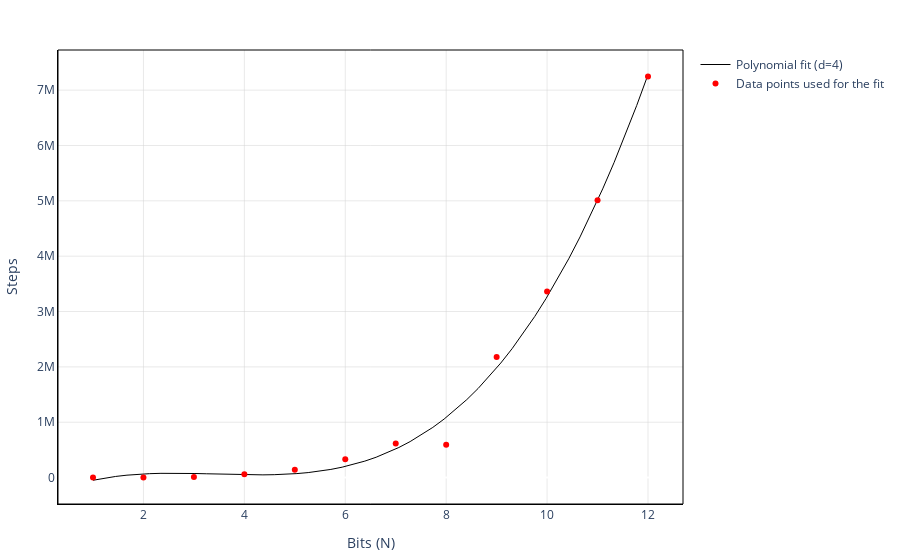

The code cell stored with this chart in its notebook:
### Markdown cell above
As in the previous cases, we can proceed to perform the polynomial fit.

### Code cell
fit_digits = df.get("Input decimal")
fit_steps = df.get("Iterations")

coef = np.polyfit(fit_digits,fit_steps,4)
poly1d_fn = np.poly1d(coef) 

fit_y=[]
fit_x = np.linspace((np.array(fit_digits)).min(),(np.array(fit_digits)).max(),num=50)
for value in fit_x:
    p = poly1d_fn(value)
    fit_y.append(p)

Fig = go.Figure(
    data=[go.Scatter(x=list(fit_x), y= fit_y, mode='lines',line=dict(width=1), name = 'Polynomial fit (d=4)', marker_color = "black"),
          go.Scatter(x=fit_digits, y= fit_steps, mode='markers', name = 'Data points used for the fit', marker_color = "red"),]
)
Fig.update_layout(
    xaxis_title="Bits (N)",
    yaxis_title="Steps",
    xaxis=dict(linecolor='black', linewidth=1),
    yaxis=dict(linecolor='black', linewidth=1),
    margin=dict(l=50, r=50, b=50, t=50),
    plot_bgcolor='white',
    shapes=[
        dict(
            type='rect',
            xref='paper', yref='paper',
            x0=0, y0=0,
            x1=1, y1=1,
            line=dict(color='black', width=1)
        )
    ]
)
Fig.update_layout(xaxis=dict(showgrid=True, gridcolor='lightgray', gridwidth=0.5), 
                  yaxis=dict(showgrid=True, gridcolor='lightgray', gridwidth=0.5))
Fig.show()

### Figure 1 — Plotly figure (JSON) as saved in the notebook; plotly's stock layout.template omitted (floating-point values rounded to 4 significant figures)
{"data": [{"line": {"width": 1}, "marker": {"color": "black"}, "mode": "lines", "name": "Polynomial fit (d=4)", "type": "scatter", "x": [1, 1.224, 1.449, 1.673, 1.898, 2.122, 2.347, 2.571, 2.796, 3.02, 3.245, 3.469, 3.694, 3.918, 4.143, 4.367, 4.592, 4.816, 5.041, 5.265, 5.49, 5.714, 5.939, 6.163, 6.388, 6.612, 6.837, 7.061, 7.286, 7.51, 7.735, 7.959, 8.184, 8.408, 8.633, 8.857, 9.082, 9.306, 9.531, 9.755, 9.98, 10.2, 10.43, 10.65, 10.88, 11.1, 11.33, 11.55, 11.78, 12], "y": [-48380.0, -9837.0, 20500.0, 43460.0, 59900.0, 70660.0, 76570.0, 78480.0, 77210.0, 73600.0, 68480.0, 62680.0, 57020.0, 52320.0, 49410.0, 49100.0, 52210.0, 59550.0, 71940.0, 90190.0, 115100.0, 147500.0, 188100.0, 237800.0, 297400.0, 367600.0, 449300.0, 543200.0, 650200.0, 771000.0, 906400.0, 1057000.0, 1224000.0, 1408000.0, 1610000.0, 1830000.0, 2069000.0, 2328000.0, 2609000.0, 2910000.0, 3234000.0, 3582000.0, 3952000.0, 4348000.0, 4769000.0, 5216000.0, 5690000.0, 6191000.0, 6721000.0, 7280000.0]}, {"marker": {"color": "red"}, "mode": "markers", "name": "Data points used for the fit", "type": "scatter", "x": [1, 2, 3, 4, 5, 6, 7, 8, 9, 10, 11, 12], "y": [426, 3330, 9580, 59754, 139619, 331890, 617506, 593387, 2176969, 3359911, 5008603, 7247461]}], "layout": {"margin": {"b": 50, "l": 50, "r": 50, "t": 50}, "plot_bgcolor": "white", "shapes": [{"line": {"color": "black", "width": 1}, "type": "rect", "x0": 0, "x1": 1, "xref": "paper", "y0": 0, "y1": 1, "yref": "paper"}], "xaxis": {"gridcolor": "lightgray", "gridwidth": 0.5, "linecolor": "black", "linewidth": 1, "showgrid": true, "title": {"text": "Bits (N)"}}, "yaxis": {"gridcolor": "lightgray", "gridwidth": 0.5, "linecolor": "black", "linewidth": 1, "showgrid": true, "title": {"text": "Steps"}}}}
